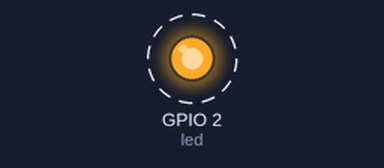
Recording of a sketch running on a simulated ESP32. Parts: output pins drawn as LEDs (lit = HIGH). Dashed ring = blinking. WiFi joins after 1.5 s; servers stay silent unless stated; what the sketch prints to the serial monitor is not drawn.

Above: at 3.5 s.
Timing chart, 0 to 7.6 s (numbered marks = the images above):
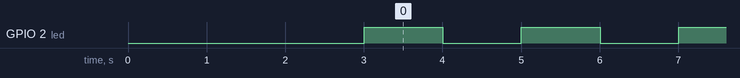

Measured:
- by itself, GPIO 2 (led): alternates HIGH for 1.0 s and LOW for 1.0 s

The sketch:

wifi.ino
```cpp
//host
#include <WiFi.h>
#include <SoftwareSerial.h>
SoftwareSerial mySerial(16 , 17);//tx,rx

//const char* ssid = "fishisgood";
//const char* password =  "fishisgood";

const char* ssid = "qwertyuiop";//192.168.137.160
const char* password = "qwertyuiop";

//variabls for blinking an LED with Millis
const int led = 2; // ESP32 Pin to which onboard LED is connected
unsigned long previousMillis = 0;  // will store last time LED was updated
const long interval = 1000;  // interval at which to blink (milliseconds)
int ledState = LOW;  // ledState used to set the LED

WiFiServer wifiServer(80);

void setup() {

  Serial.begin(57600);
  mySerial.begin(57600);
  delay(1000);

  WiFi.begin(ssid, password);

  while (WiFi.status() != WL_CONNECTED) {
    delay(1000);
    Serial.println("Connecting to WiFi..");
  }

  Serial.println("Connected to the WiFi network");
  Serial.println(WiFi.localIP());
  pinMode(led,  OUTPUT);

  wifiServer.begin();
}

void loop() {
  WiFiClient client = wifiServer.available();
      //loop to blink without delay
      unsigned long currentMillis = millis();
      if (currentMillis - previousMillis >= interval) {
      // save the last time you blinked the LED
      previousMillis = currentMillis;
      // if the LED is off turn it on and vice-versa:
      ledState = not(ledState);
      // set the LED with the ledState of the variable:
      digitalWrite(led,  ledState);}
  if (client) {
    while (client.connected()) {
      ledState=HIGH;
      digitalWrite(led,  ledState);
      if(client.available()){
        while (client.available()) {
          char c = client.read();
          Serial.print(c);
          mySerial.print(c);
          }
      }
    }
    client.stop();
    Serial.println("Client disconnected");

  }
}
```
